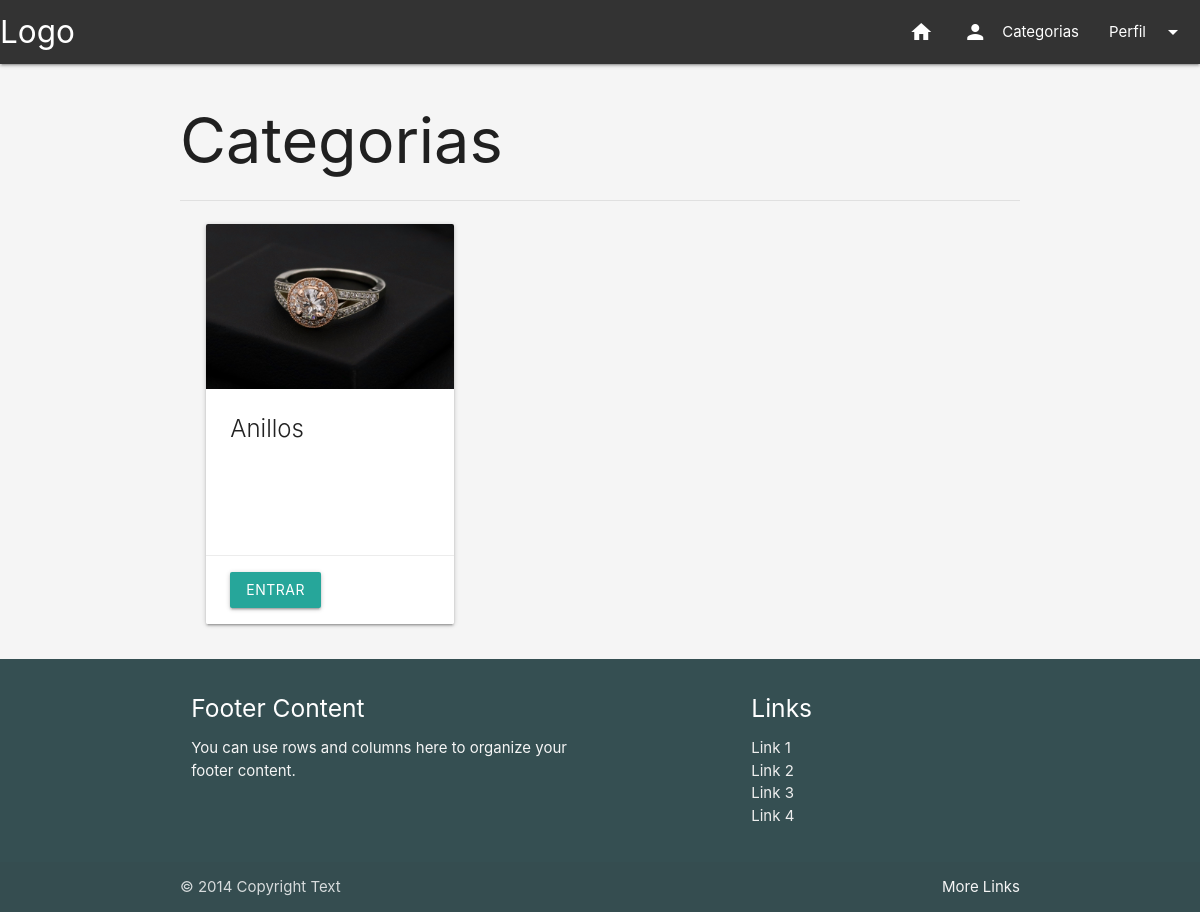
Before: /categorias/ with the older database file.
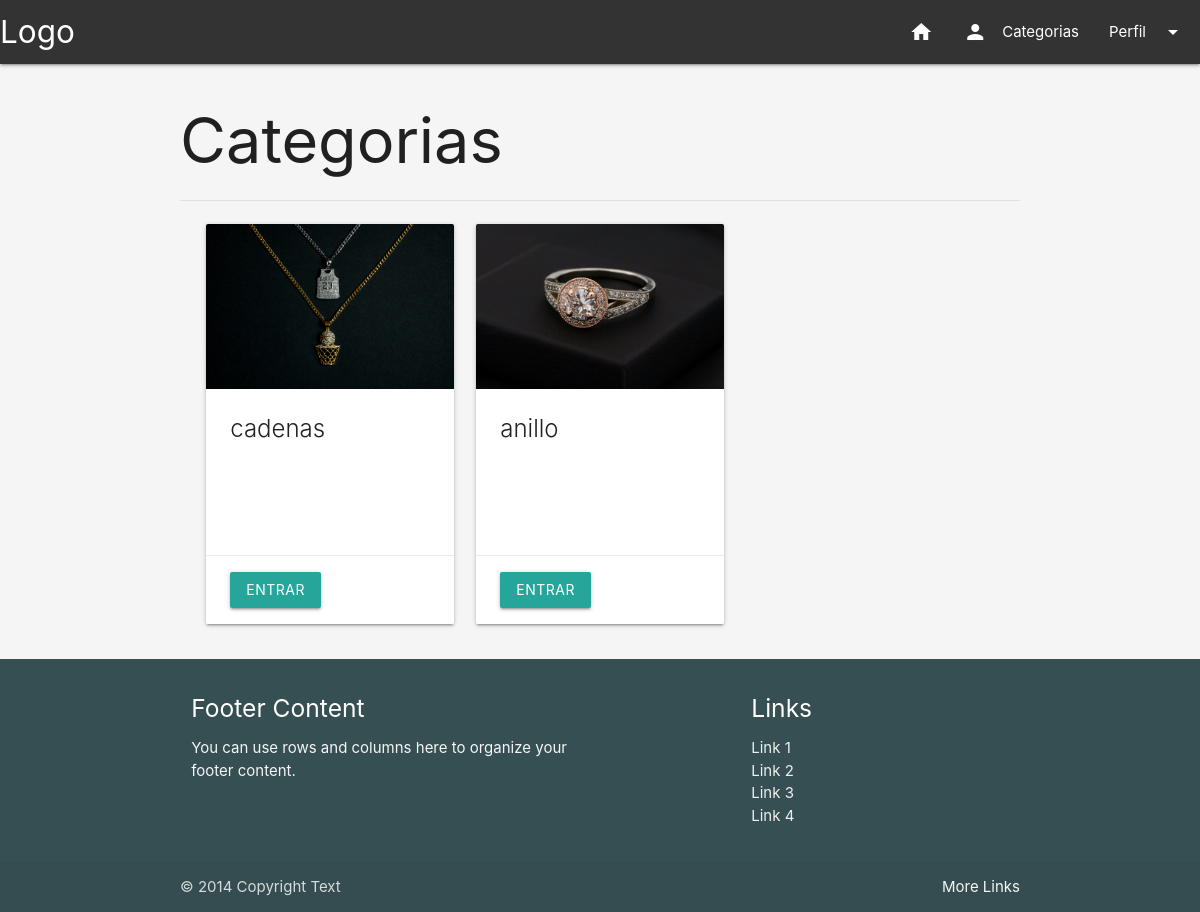
After: the same page with the newer database file.
### store/models.py (models this page shows, shortened)
class Categoria(models.Model):
    class Status(models.TextChoices):
        DESACTIVADA = 'DT', 'Desactivada'
        ACTIVA = 'AT', 'Activa'
    titulo = models.CharField(max_length=250)
    slug = models.SlugField(max_length=250)
    status = models.CharField(max_length=2,
                                                choices = Status.choices,
                                                default = Status.ACTIVA)
    imagen = models.ImageField(upload_to='categorias',
                                                            blank=True,
                                                            null=True)
    creacion = models.DateTimeField(auto_now_add=True)
    objects = models.Manager()   #Manager por defecto
    activas = CategoriaManager() #Custom manager
    class Meta:
        ordering = ['-titulo']
    def get_absolute_url(self):
        return reverse('articulos_categoria',
                       args=[str(self.slug)])

### store/views.py (the view)
# urls.py: path('categorias/', views.categorias, name='categoria'),
def categorias(request):
    categoria = Categoria.activas.all()
    return render(request,
                  'store/categorias.html',
                  {'categorias': categoria})

### store/models.py (called while the page is built)
    def get_queryset(self):
        return super().get_queryset().filter(status=Categoria.Status.ACTIVA)

### store/templates/store/categorias.html (shortened to what this page needs)
{% extends 'store/base.html' %}
{% load static %}
    {% block content %}
    <div class="container">
        <h1>Categorias</h1>
        <div class="row">
            <div class="divider"></div>
            <div class="section">
                {% for info in categorias %}
                <div class="col s12 m6 l4">
                    <div class="card medium hoverable">
                        <div class="card-image">
                            <img class="responsive-img" id="card-image" src="{{ info.imagen.url}}">
                        </div>
                        <div class=" card-content">
                            <span class="card-title">{{info.titulo}}</span>
                        </div>
                        <div class="card-action">
                            <a class="waves-effect waves-light btn" href="{{ info.get_absolute_url }}">Entrar</a>
                        </div>
                    </div>
                </div>
                {% endfor %}
            </div>
        </div>
    </div>
    {% endblock content %}

### store/templates/store/base.html (shortened to what this page needs)
{% load static %}
<!DOCTYPE html>
<html lang="es">
<head>
    <link rel="stylesheet" href="https://cdnjs.cloudflare.com/ajax/libs/materialize/1.0.0/css/materialize.min.css">
    <link rel="stylesheet" href="{% static 'store/css/style.css' %}">
</head>
<body>
    {% block navbar %}
    <nav role="navigation container">
        <div class="nav-wrapper">
            <a href="{% url 'home' %}" class="brand-logo">Logo</a>
            <ul class="right hide-on-med-and-down">
                <li><a href="{% url 'home' %}"> <i class="material-icons">home</i> </a></li>
                <li><a href="{% url 'categoria' %}"><i class="material-icons left">person</i>Categorias</a></li>
                <li><a class="dropdown-trigger" href="#!" data-target="dropdown1">Perfil<i
                            class="material-icons right">arrow_drop_down</i></a></li>
            </ul>
        </div>
    </nav>
    {% endblock navbar %}
    {% block content %}
    {% endblock content %}
    {% block footer %}
    <footer class="page-footer">
        <div class="container">
            <div class="row">
                <div class="col l6 s12">
                    <h5 class="white-text">Footer Content</h5>
                    <p class="grey-text text-lighten-4">You can use rows and columns here to organize your footer
                        content.</p>
                </div>
                <div class="col l4 offset-l2 s12">
                    <h5 class="white-text">Links</h5>
                    <ul>
                        <li><a class="grey-text text-lighten-3" href="#!">Link 1</a></li>
                        <li><a class="grey-text text-lighten-3" href="#!">Link 2</a></li>
                        <li><a class="grey-text text-lighten-3" href="#!">Link 3</a></li>
                        <li><a class="grey-text text-lighten-3" href="#!">Link 4</a></li>
                    </ul>
                </div>
            </div>
        </div>
        <div class="footer-copyright">
            <div class="container">
                © 2014 Copyright Text
                <a class="grey-text text-lighten-4 right" href="#!">More Links</a>
            </div>
        </div>
    </footer>
    {% endblock footer %}
</body>
</html>

### store/static/store/css/style.css (style rules this page uses)
body { display: flex; min-height: 100vh; flex-direction: column; background-color: #F5F5F5; }
nav { background: #333333; }
.page-footer { background-color: #354f52; }
.section { margin-left: 15px; margin-right: 15px; }
body { background-color: #f5f5f5; }

Changed rows visible on the page:
removed Categoria: imagen (picture), titulo "Anillos"
added Categoria: imagen (picture), titulo "cadenas"
added Categoria: imagen (picture), titulo "anillo"
